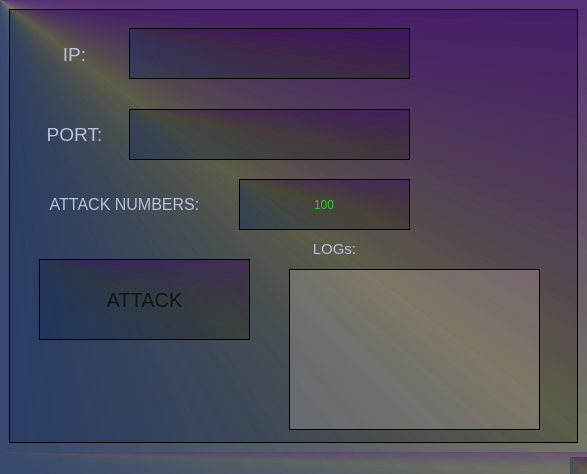
<?xml version="1.0" encoding="UTF-8"?>
<ui version="4.0">
 <class>MainWindow</class>
 <widget class="QMainWindow" name="MainWindow">
  <property name="windowModality">
   <enum>Qt::ApplicationModal</enum>
  </property>
  <property name="geometry">
   <rect>
    <x>0</x>
    <y>0</y>
    <width>587</width>
    <height>474</height>
   </rect>
  </property>
  <property name="font">
   <font>
    <family>MV Boli</family>
    <pointsize>12</pointsize>
   </font>
  </property>
  <property name="mouseTracking">
   <bool>false</bool>
  </property>
  <property name="windowTitle">
   <string>MainWindow</string>
  </property>
  <property name="windowIcon">
   <iconset>
    <normaloff>../../icons/icons/Batch Black/terminal-2.ico</normaloff>
    <normalon>../../icons/icons/Batch Black/terminal-2.ico</normalon>../../icons/icons/Batch Black/terminal-2.ico</iconset>
  </property>
  <property name="styleSheet">
   <string notr="true">color: rgb(185, 191, 223);
background-color: qconicalgradient(cx:0, cy:0, angle:135, stop:0 rgba(23, 32, 30, 255), stop:0.369318 rgba(26, 48, 93, 130), stop:0.505682 rgba(28, 28, 0, 69), stop:0.670455 rgba(56, 0, 108, 130), stop:0.784091 rgba(105, 28, 122, 167), stop:0.909091 rgba(3, 3, 2, 145));</string>
  </property>
  <property name="inputMethodHints">
   <set>Qt::ImhNone</set>
  </property>
  <property name="iconSize">
   <size>
    <width>32</width>
    <height>32</height>
   </size>
  </property>
  <property name="toolButtonStyle">
   <enum>Qt::ToolButtonFollowStyle</enum>
  </property>
  <widget class="QWidget" name="centralwidget">
   <layout class="QGridLayout" name="gridLayout_2">
    <item row="0" column="0">
     <layout class="QGridLayout" name="MainLayout">
      <property name="sizeConstraint">
       <enum>QLayout::SetDefaultConstraint</enum>
      </property>
      <property name="spacing">
       <number>0</number>
      </property>
      <item row="0" column="0">
       <widget class="QFrame" name="FrameMain">
        <property name="frameShape">
         <enum>QFrame::StyledPanel</enum>
        </property>
        <property name="frameShadow">
         <enum>QFrame::Raised</enum>
        </property>
        <widget class="QLabel" name="Label_PORT">
         <property name="geometry">
          <rect>
           <x>30</x>
           <y>100</y>
           <width>71</width>
           <height>51</height>
          </rect>
         </property>
         <property name="styleSheet">
          <string notr="true">background-color:none;</string>
         </property>
         <property name="text">
          <string>&lt;html&gt;&lt;head/&gt;&lt;body&gt;&lt;p align=&quot;center&quot;&gt;&lt;span style=&quot; font-size:14pt;&quot;&gt;PORT:&lt;/span&gt;&lt;/p&gt;&lt;/body&gt;&lt;/html&gt;</string>
         </property>
        </widget>
        <widget class="QLabel" name="Label_IP">
         <property name="geometry">
          <rect>
           <x>30</x>
           <y>20</y>
           <width>71</width>
           <height>51</height>
          </rect>
         </property>
         <property name="styleSheet">
          <string notr="true">background-color:none;</string>
         </property>
         <property name="text">
          <string>&lt;html&gt;&lt;head/&gt;&lt;body&gt;&lt;p align=&quot;center&quot;&gt;&lt;span style=&quot; font-size:14pt;&quot;&gt;IP:&lt;/span&gt;&lt;/p&gt;&lt;/body&gt;&lt;/html&gt;</string>
         </property>
        </widget>
        <widget class="QLabel" name="Label_ATC_NUM">
         <property name="geometry">
          <rect>
           <x>30</x>
           <y>170</y>
           <width>171</width>
           <height>51</height>
          </rect>
         </property>
         <property name="styleSheet">
          <string notr="true">background-color:none;</string>
         </property>
         <property name="text">
          <string>&lt;html&gt;&lt;head/&gt;&lt;body&gt;&lt;p align=&quot;center&quot;&gt;&lt;span style=&quot; font-size:12pt;&quot;&gt;ATTACK NUMBERS:&lt;/span&gt;&lt;/p&gt;&lt;/body&gt;&lt;/html&gt;</string>
         </property>
        </widget>
        <widget class="QLineEdit" name="GET_IP">
         <property name="geometry">
          <rect>
           <x>120</x>
           <y>19</y>
           <width>281</width>
           <height>51</height>
          </rect>
         </property>
         <property name="styleSheet">
          <string notr="true">border:1px solid black;
color:rgb(38, 202, 57);</string>
         </property>
        </widget>
        <widget class="QLineEdit" name="GET_PORT">
         <property name="geometry">
          <rect>
           <x>120</x>
           <y>100</y>
           <width>281</width>
           <height>51</height>
          </rect>
         </property>
         <property name="styleSheet">
          <string notr="true">border:1px solid black;
color:rgb(38, 202, 57);</string>
         </property>
        </widget>
        <widget class="QSpinBox" name="GET_ATCN">
         <property name="geometry">
          <rect>
           <x>230</x>
           <y>170</y>
           <width>171</width>
           <height>51</height>
          </rect>
         </property>
         <property name="styleSheet">
          <string notr="true">border:1px solid black;
color:rgb(38, 202, 57);</string>
         </property>
         <property name="wrapping">
          <bool>true</bool>
         </property>
         <property name="alignment">
          <set>Qt::AlignCenter</set>
         </property>
         <property name="buttonSymbols">
          <enum>QAbstractSpinBox::NoButtons</enum>
         </property>
         <property name="specialValueText">
          <string>100</string>
         </property>
         <property name="minimum">
          <number>10</number>
         </property>
         <property name="maximum">
          <number>999999</number>
         </property>
         <property name="value">
          <number>100</number>
         </property>
         <property name="displayIntegerBase">
          <number>10</number>
         </property>
        </widget>
        <widget class="QPushButton" name="attack_btn">
         <property name="geometry">
          <rect>
           <x>30</x>
           <y>250</y>
           <width>211</width>
           <height>81</height>
          </rect>
         </property>
         <property name="styleSheet">
          <string notr="true">border:1px solid black;
color:rgba(0, 0, 0, 161);
font-size:20px;</string>
         </property>
         <property name="text">
          <string>ATTACK</string>
         </property>
        </widget>
        <widget class="QTextBrowser" name="log">
         <property name="geometry">
          <rect>
           <x>280</x>
           <y>260</y>
           <width>251</width>
           <height>161</height>
          </rect>
         </property>
         <property name="styleSheet">
          <string notr="true">border:1px solid black;
color:rgb(0, 0, 0);
background-color: rgba(255, 232, 232, 50);</string>
         </property>
         <property name="html">
          <string>&lt;!DOCTYPE HTML PUBLIC &quot;-//W3C//DTD HTML 4.0//EN&quot; &quot;http://www.w3.org/TR/REC-html40/strict.dtd&quot;&gt;
&lt;html&gt;&lt;head&gt;&lt;meta name=&quot;qrichtext&quot; content=&quot;1&quot; /&gt;&lt;style type=&quot;text/css&quot;&gt;
p, li { white-space: pre-wrap; }
&lt;/style&gt;&lt;/head&gt;&lt;body style=&quot; font-family:'MS Shell Dlg 2'; font-size:8.25pt; font-weight:400; font-style:normal;&quot;&gt;
&lt;p align=&quot;center&quot; style=&quot;-qt-paragraph-type:empty; margin-top:0px; margin-bottom:0px; margin-left:0px; margin-right:0px; -qt-block-indent:0; text-indent:0px;&quot;&gt;&lt;br /&gt;&lt;/p&gt;&lt;/body&gt;&lt;/html&gt;</string>
         </property>
        </widget>
        <widget class="QLabel" name="lablel_log">
         <property name="geometry">
          <rect>
           <x>280</x>
           <y>230</y>
           <width>91</width>
           <height>21</height>
          </rect>
         </property>
         <property name="styleSheet">
          <string notr="true">background-color:none;
</string>
         </property>
         <property name="text">
          <string>&lt;html&gt;&lt;head/&gt;&lt;body&gt;&lt;p align=&quot;center&quot;&gt;&lt;span style=&quot; font-size:11pt;&quot;&gt;LOGs:&lt;/span&gt;&lt;/p&gt;&lt;/body&gt;&lt;/html&gt;</string>
         </property>
        </widget>
       </widget>
      </item>
     </layout>
    </item>
   </layout>
  </widget>
  <widget class="QStatusBar" name="statusbar"/>
 </widget>
 <resources/>
 <connections>
  <connection>
   <sender>attack_btn</sender>
   <signal>clicked()</signal>
   <receiver>log</receiver>
   <slot>clear()</slot>
   <hints>
    <hint type="sourcelabel">
     <x>145</x>
     <y>300</y>
    </hint>
    <hint type="destinationlabel">
     <x>415</x>
     <y>350</y>
    </hint>
   </hints>
  </connection>
 </connections>
</ui>
